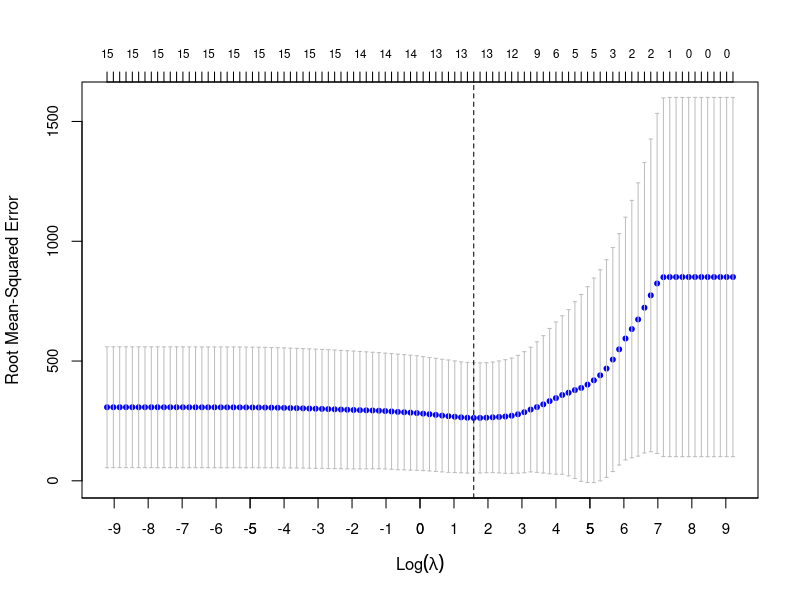
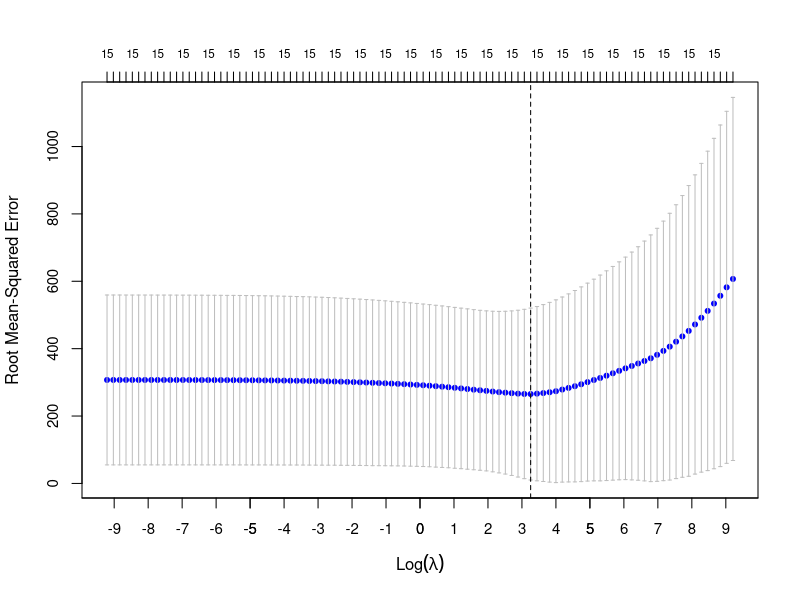

Recreate these plots in R, in order.
## ---- chunk 1
knitr::opts_chunk$set(echo = TRUE)
## ---- chunk 2
# Import data
setwd("D:/IPB UNIVERSITY/PERKULIAHAN/Semester 6/Analisis Model Prediktif/Tugas Akhir/Data AMP")
library(readxl)
faktor <- read_excel("kumpulan_data_makroekonomi_indonesia.xlsx")
View(faktor)
## ---- chunk 3
# Sesuaikan format desimal
faktor$gdp_agr <- as.numeric(gsub(",", ".", faktor$gdp_agr))
faktor$oil_price <- as.numeric(gsub(",", ".", faktor$oil_price))
faktor$coal_price <- as.numeric(gsub(",", ".", faktor$coal_price))
faktor$cpo_price <- as.numeric(gsub(",", ".", faktor$cpo_price))
str(faktor)
## ---- chunk 4
# Standarisasi data
faktor_baru <- faktor[, -1]
X <- as.matrix(faktor_baru[, -which(names(faktor_baru) == "usd_idr")])
y <- faktor_baru$usd_idr
X_standar <- scale(X)
## ---- chunk 5
# Pemodelan OLS
model_ols <- lm(y ~ ., data = as.data.frame(X_standar))
summary(model_ols)
## ---- chunk 6
# Uji asumsi multikolinearitas model OLS
#install.packages("car")
library(car)
vif(model_ols)
## ---- chunk 7
# Packages regresi LASSO dan ridge
#install.packages("glmnet")
library(glmnet)
## ---- chunk 8
# Function rolling window cross-validation
rolling_cv_detailed <- function(X, y, window_size = 36, alpha = 1, lambda_seq = NULL) {
  n <- nrow(X)
  rmse_vec <- c()
  rmse_sd_vec <- c()
  
  for (lambda in lambda_seq) {
    errors <- c()
    
    for (i in (window_size + 1):n) {
      train_X <- X[(i - window_size):(i - 1), ]
      train_y <- y[(i - window_size):(i - 1)]
      test_X <- X[i, , drop = FALSE]
      test_y <- y[i]
      
      model <- glmnet(train_X, train_y, alpha = alpha, lambda = lambda)
      pred <- predict(model, newx = test_X)
      err <- (test_y - pred)^2
      errors <- c(errors, err)
    }
    
    rmse_vec <- c(rmse_vec, mean(sqrt(errors)))
    rmse_sd_vec <- c(rmse_sd_vec, sd(sqrt(errors)))
  }
  
  best_lambda <- lambda_seq[which.min(rmse_vec)]
  
  list(
    lambda_seq = lambda_seq,
    rmse = rmse_vec,
    rmse_sd = rmse_sd_vec,
    lambda.min = best_lambda
  )
}
## ---- chunk 9
# Pemodelan regresi LASSO
set.seed(123)
lambda_seq <- 10^seq(4, -4, length = 100)
lasso_result <- rolling_cv_detailed(X_standar, y, window_size = 36, alpha = 1, lambda_seq = lambda_seq)

best_lambda_lasso <- lambda_seq[which.min(lasso_result$rmse)]
lasso_model <- glmnet(X_standar, y, alpha = 1, lambda = best_lambda_lasso)

# Buat Plot
lambda_vals <- lasso_result$lambda_seq
log_lambda <- log(lambda_vals)
rmse_vals <- lasso_result$rmse
rmse_sd <- lasso_result$rmse_sd

cap_width <- 0.05
plot(log_lambda, rmse_vals, type = "p", pch = 20, col = "blue",
     xlab = expression(Log(lambda)), ylab = "Root Mean-Squared Error",
     ylim = c(min(rmse_vals - rmse_sd), max(rmse_vals + rmse_sd)), cex.axis = 0.9)
segments(log_lambda, rmse_vals - rmse_sd,
         log_lambda, rmse_vals + rmse_sd, col = "grey")
segments(log_lambda - cap_width, rmse_vals + rmse_sd,
         log_lambda + cap_width, rmse_vals + rmse_sd, col = "grey")
segments(log_lambda - cap_width, rmse_vals - rmse_sd,
         log_lambda + cap_width, rmse_vals - rmse_sd, col = "grey")

abline(v = log(lasso_result$lambda.min), lty = 2)

tick_pos <- seq(floor(min(log_lambda)), ceiling(max(log_lambda)), by = 1)
axis(side = 1, at = tick_pos, labels = round(tick_pos, 1), cex.axis = 0.9)

model <- glmnet(X_standar, y, alpha = 1, lambda = lambda_vals, standardize = FALSE)
nzero <- model$df
axis(3, at = log_lambda, labels = nzero, las = 1, cex.axis = 0.7, hadj = 0.5)
## ---- chunk 10
# Pemodelan regresi ridge
set.seed(123)
lambda_seq <- 10^seq(4, -4, length = 100)
ridge_result <- rolling_cv_detailed(X_standar, y, window_size = 36, alpha = 0, lambda_seq = lambda_seq)

best_lambda_ridge <- lambda_seq[which.min(ridge_result$rmse)]
ridge_model <- glmnet(X_standar, y, alpha = 0, lambda = best_lambda_ridge)

# Buat Plot
lambda_vals <- ridge_result$lambda_seq
log_lambda <- log(lambda_vals)
rmse_vals <- ridge_result$rmse
rmse_sd <- ridge_result$rmse_sd

cap_width <- 0.05
plot(log_lambda, rmse_vals, type = "p", pch = 20, col = "blue",
     xlab = expression(Log(lambda)), ylab = "Root Mean-Squared Error",
     ylim = c(min(rmse_vals - rmse_sd), max(rmse_vals + rmse_sd)), cex.axis = 0.9)
segments(log_lambda, rmse_vals - rmse_sd,
         log_lambda, rmse_vals + rmse_sd, col = "grey")
segments(log_lambda - cap_width, rmse_vals + rmse_sd,
         log_lambda + cap_width, rmse_vals + rmse_sd, col = "grey")
segments(log_lambda - cap_width, rmse_vals - rmse_sd,
         log_lambda + cap_width, rmse_vals - rmse_sd, col = "grey")

abline(v = log(ridge_result$lambda.min), lty = 2)

tick_pos <- seq(floor(min(log_lambda)), ceiling(max(log_lambda)), by = 1)
axis(side = 1, at = tick_pos, labels = round(tick_pos, 1), cex.axis = 0.9)

model <- glmnet(X_standar, y, alpha = 0, lambda = lambda_vals, standardize = FALSE)
nzero <- model$df
axis(3, at = log_lambda, labels = nzero, las = 1, cex.axis = 0.7, hadj = 0.5)
## ---- chunk 11
# Ekstrak koefisien
coef_ridge <- coef(ridge_model)
coef_lasso <- coef(lasso_model)

# Koefisien Lasso yang tidak nol (variabel terpilih)
selected_lasso <- coef_lasso[coef_lasso[, 1] != 0, ]
selected_lasso

# Koefisien ridge
coef_ridge
## ---- chunk 12
library(Metrics)

# Prediksi
pred_ridge <- predict(ridge_model, s = best_lambda_ridge, newx = X_standar)
pred_lasso <- predict(lasso_model, s = best_lambda_lasso, newx = X_standar)

# Metrik evaluasi
rmse_ridge <- rmse(y, pred_ridge)
rmse_lasso <- rmse(y, pred_lasso)

mape_ridge_persen <- mape(y, pred_ridge)*100
mape_lasso_persen <- mape(y, pred_lasso)*100

r2_ridge <- 1 - sum((y - pred_ridge)^2) / sum((y - mean(y))^2)
r2_lasso <- 1 - sum((y - pred_lasso)^2) / sum((y - mean(y))^2)

# Tampilkan hasil
data.frame(
  Model = c("Ridge", "Lasso"),
  RMSE = c(rmse_ridge, rmse_lasso),
  MAPE = c(mape_ridge_persen, mape_lasso_persen),
  R2 = c(r2_ridge, r2_lasso)
)
